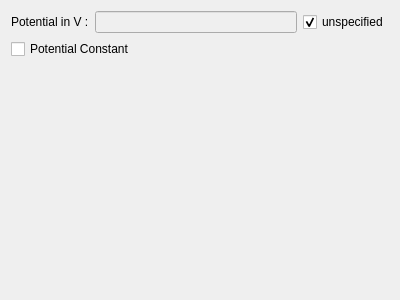
<?xml version="1.0" encoding="UTF-8"?>
<ui version="4.0">
 <class>Form</class>
 <widget class="QWidget" name="Form">
  <property name="geometry">
   <rect>
    <x>0</x>
    <y>0</y>
    <width>400</width>
    <height>300</height>
   </rect>
  </property>
  <property name="windowTitle">
   <string>Constraint Properties</string>
  </property>
  <layout class="QFormLayout" name="formLayout">
   <property name="fieldGrowthPolicy">
    <enum>QFormLayout::AllNonFixedFieldsGrow</enum>
   </property>
   <item row="1" column="0">
    <widget class="QLabel" name="potentialLbl">
     <property name="text">
      <string>Potential in V :</string>
     </property>
    </widget>
   </item>
   <item row="1" column="1">
    <layout class="QHBoxLayout" name="horizontalLayout_2">
     <item>
      <widget class="Gui::InputField" name="potentialTxt">
       <property name="enabled">
        <bool>false</bool>
       </property>
       <property name="singleStep" stdset="0">
        <double>1.000000000000000</double>
       </property>
       <property name="unit" stdset="0">
        <string>V</string>
       </property>
      </widget>
     </item>
     <item>
      <widget class="QCheckBox" name="potentialBox">
       <property name="text">
        <string>unspecified</string>
       </property>
       <property name="checked">
        <bool>true</bool>
       </property>
      </widget>
     </item>
    </layout>
   </item>
   <item row="4" column="0" colspan="2">
    <widget class="QCheckBox" name="potentialConstantBox">
     <property name="text">
      <string>Potential Constant</string>
     </property>
    </widget>
   </item>
  </layout>
 </widget>
 <customwidgets>
  <customwidget>
   <class>Gui::InputField</class>
   <extends>QLineEdit</extends>
   <header>Gui/InputField.h</header>
  </customwidget>
 </customwidgets>
 <resources/>
 <connections>
  <connection>
   <sender>potentialBox</sender>
   <signal>toggled(bool)</signal>
   <receiver>potentialTxt</receiver>
   <slot>setEnabled(bool)</slot>
   <hints>
    <hint type="sourcelabel">
     <x>230</x>
     <y>44</y>
    </hint>
    <hint type="destinationlabel">
     <x>230</x>
     <y>18</y>
    </hint>
   </hints>
  </connection>
  <connection>
   <sender>potentialBox</sender>
   <signal>toggled(bool)</signal>
   <receiver>potentialTxt</receiver>
   <slot>setDisabled(bool)</slot>
   <hints>
    <hint type="sourcelabel">
     <x>230</x>
     <y>44</y>
    </hint>
    <hint type="destinationlabel">
     <x>230</x>
     <y>18</y>
    </hint>
   </hints>
  </connection>
 </connections>
</ui>
